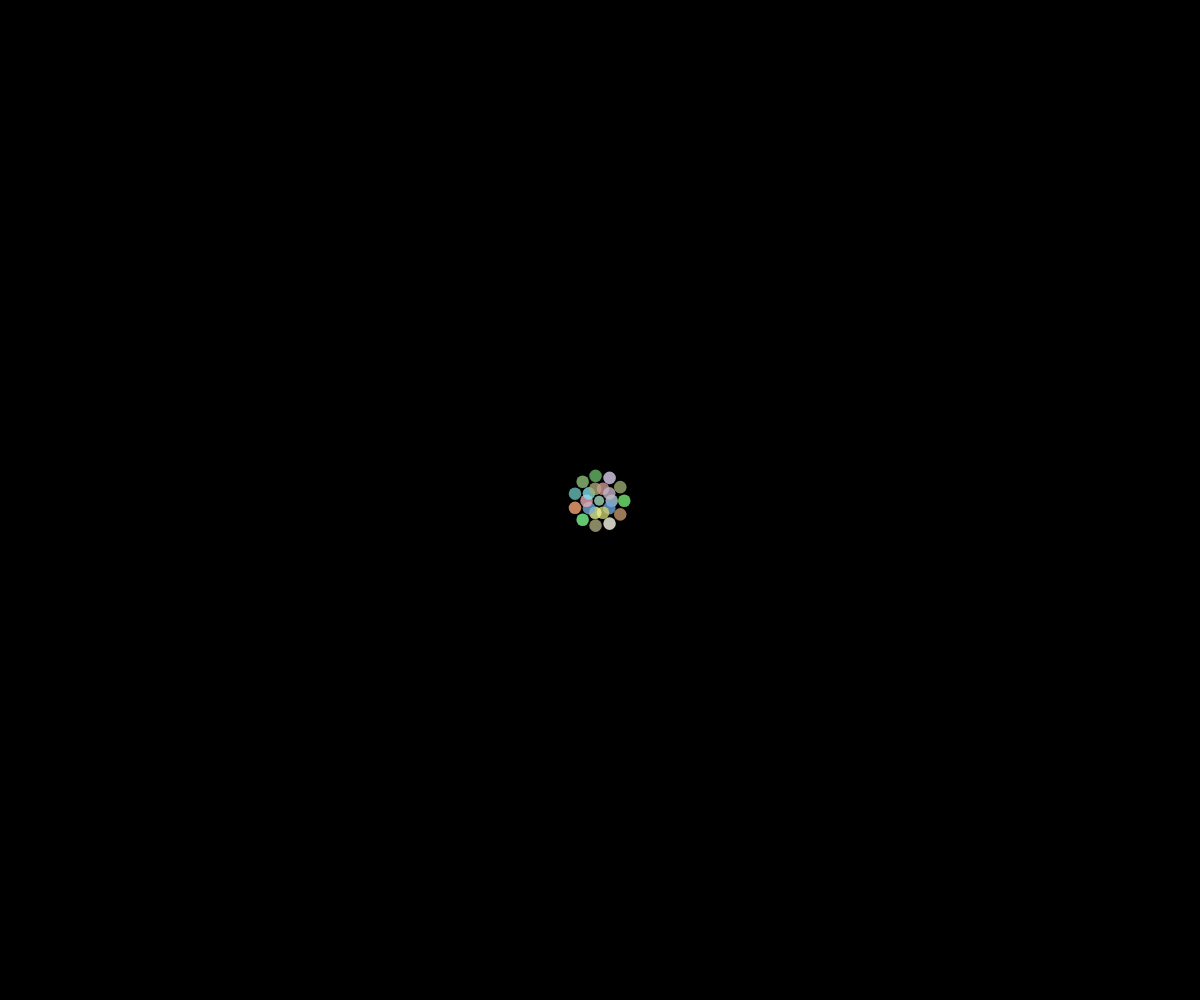
Frame 1 (no input)
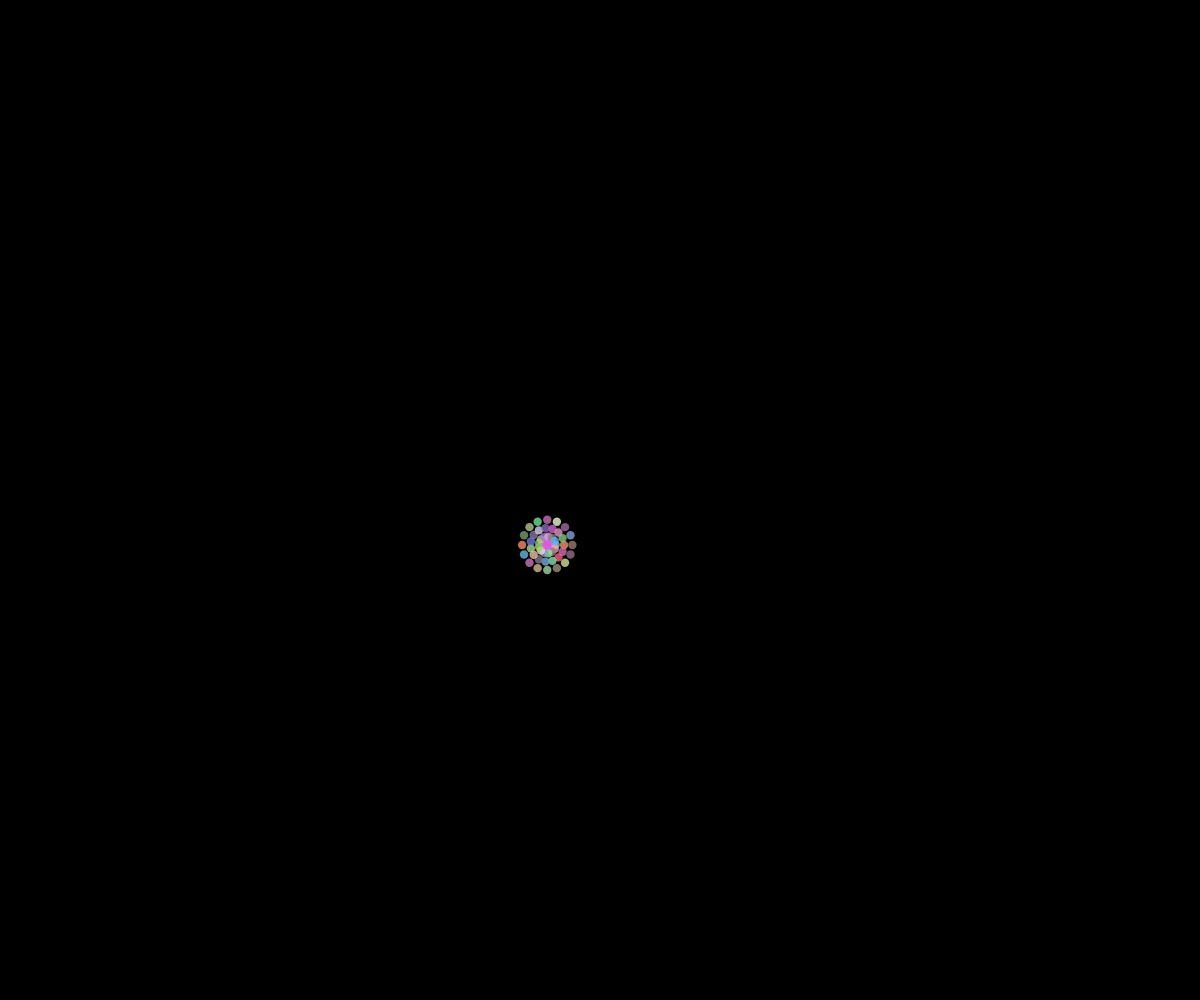
Frame 60 (no input)
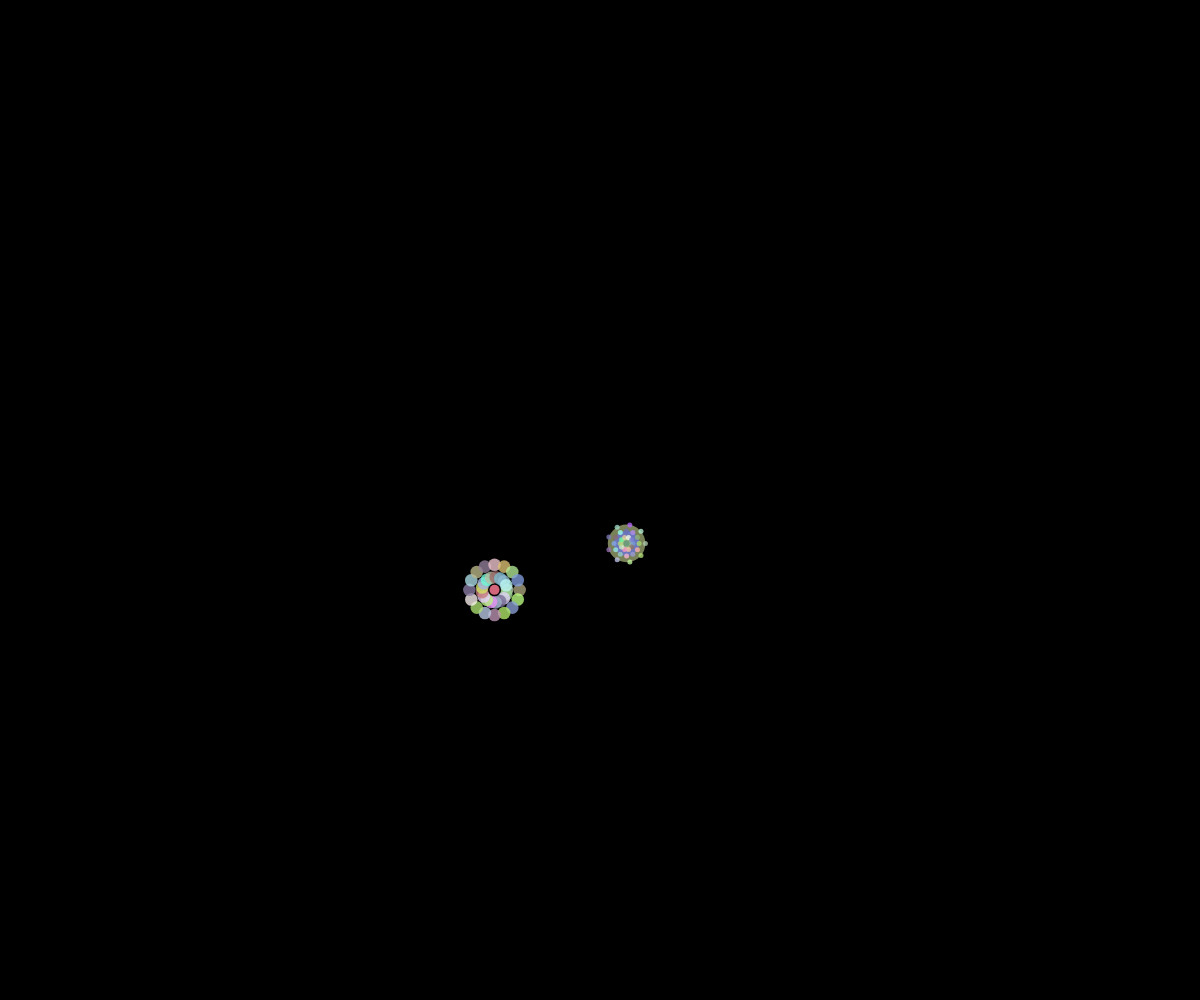
Frame 120 (the mouse pressed at the canvas centre since frame 60)

The p5.js sketch that drew these frames (run headless with seeded random() and noise() and a simulated clock; from frame 60 on, the mouse is pressed at the canvas centre):

// p5.js sketch
// ── sketch.js
/* For my individual component also I started with with referring to the Week 9 Lecture of 
responsive design example for the animation of the circles
Following the same and keeping the existing provided code in the lecture */

//more abourt the code in the readme file

/* This sketch creates animated circles at a time interval of every second that move around the canvas 
and display different patterns (rings, dots, or a combination of both). */


//array for each cirlces(circle of life :p)
let animatedcircles = [];
let interval = 1000; // Time interval (in milliseconds) between automatic circle generation (here it is set to 1 second))
let lastAddedTime = 0; // Stores the last time a new circle was added

function setup() {
  createCanvas(windowWidth, windowHeight);
  animatedcircles.push(
    new patternCircle(width / 2, height / 2, random(16, 64))
  ); // Start with one circle at the center of the canvas
  // Initialize the timer for circle generation
  lastAddedTime = millis();
}


function draw() {
  background(0);

  // Add a new circlePattern at fixed intervals
  if (millis() - lastAddedTime > interval) {
    // Select a random existing ball as the origin
    let parentCircle = random(animatedcircles);
    // Select a random existing circle as the origin for the new circle
    // Create a new circle at the same position as the parent circle with a random size between 10-50 pixels
    animatedcircles.push(new patternCircle(parentCircle.circleXPos, parentCircle.circleYPos, random(16, 64)));
    lastAddedTime = millis(); 
    // Update our timer so we know when to add the next circle
  }

  // For loop to make every circle move and appear on screen
  for (let circlePattern of animatedcircles) {
    circlePattern.move();
    circlePattern.display();
  }
}

//for responsiveness
function windowResized() {
  resizeCanvas(windowWidth, windowHeight);
  for (let circle_Position of animatedcircles) {
    circle_Position.pos.x = constrain(circle_Position.pos.x, circle_Position.r, width - circle_Position.r);
    circle_Position.pos.y = constrain(circle_Position.pos.y, circle_Position.r, height - circle_Position.r);
  }
}

/* Class to create a circle with a specific pattern where each circle 
will have its own position, size, speed, color, and pattern type */
class patternCircle {
  constructor(starterXPos, starterYPos, starterRadius) {
    //Store the circle's starting position
    this.circleXPos = starterXPos;
    this.circleYPos = starterYPos;
    this.circleRadius = starterRadius;
    // Give the circle a random speed (Slower speed)
    this.circle_XSpeed = random(-1.5, 1.5);
    this.circle_YSpeed = random(-1.5, 1.5);
    // Randomly assign a pattern type: 0 = rings, 1 = dots, 2 = rings+dots
    this.patternType = floor(random(3));
    // Randomly assign a colour
    this.color = color(random(255), random(255), random(255));
  }

  // This function updates the circle's position and handles bouncing off walls
  move() {
    this.circleXPos += this.circle_XSpeed;
    this.circleYPos += this.circle_YSpeed;
    
     // Checking if the circle is about to hit the left or right edge of the screen
    if (
      this.circleXPos + this.circle_XSpeed + this.circleRadius / 2 > width ||
      this.circleXPos + this.circle_XSpeed - this.circleRadius / 2 < 0
    ) {
      //bounce off the boundaries
      this.circle_XSpeed *= -1;
    }

    // Checking if the circle is about to hit the top or bottom edge of the screen
    if (
      this.circleYPos + this.circleRadius / 2 > height ||
      this.circleYPos - this.circleRadius / 2 < 0
    ) {
      this.circle_YSpeed *= -1;
    }
  }


  //drawing the circle on the screen with its chosen pattern
  display() {
    noStroke();

    /*push() and pop() create a temporary drawing state
    to move the origin point without affecting other circles*/
    push();
    translate(this.circleXPos, this.circleYPos);

    if (this.patternType === 0) {
      // Concentric Rings
      let rings = floor(random(3, 7)); //number of rings
      for (let i = rings; i > 0; i--) {
        // Each ring gets a random color
        fill(
          random(100, 255),
          random(100, 255),
          random(100, 255),
        );
        circle(0, 0, (this.circleRadius * i) / rings); //draw the circle pattern
      }

/* I had used some help here from my friend from the computer science batch along with some
assitance from ai on figuring our the math for the dots and rings around the circle and 
its positining as this concept was a bit confusing for my independent execution */
    } else if (this.patternType === 1) {
      // circle with dots pattern
      let rings = floor(random(2, 5));

        // Create each ring of dots
      for (let r = 1; r <= rings; r++) {
        let dots = floor(random(8, 18));
        let ringRadius = (this.circleRadius / 2) * (r / rings);
        
      // Place each dot around the circle
        for (let d = 0; d < dots; d++) {
          let angle = (TWO_PI / dots) * d; // TWO_PI is a full circle (360 degrees)
          fill(
            random(100, 255),
            random(100, 255),
            random(100, 255),
            200
          );
          ellipse( // Drawiung the dot at the calculated position uning the cos and sin functions
            ringRadius * cos(angle), // Calculates x position
            ringRadius * sin(angle), // Calculates y position
            this.circleRadius / (rings * 2) //this controls the size of the dots
          );
        }
      }
      fill(random(100, 255), random(100, 255), random(100, 255), 220); //the center dot
      ellipse(0, 0, this.circleRadius / 5);
    } 
    
    else if (this.patternType === 2) { //for the second type of circle pattern following a similar structure from above
      // Combination: Rings + Dots
      let rings = floor(random(3, 6));
      for (let i = rings; i > 0; i--) { //drawing the rings
        // Each ring gets a random color
        fill(
          random(100, 255),
          random(100, 255),
          random(100, 255),
          180 // Added some transparency to the rings for some visual effect
        );
        circle(0, 0, (this.circleRadius * i) / rings);

        //adding dots around the rings
        // The number of dots in each ring is random
        let dots = floor(random(8, 16));
        let ringRadius = (this.circleRadius / 2) * (i / rings); //distance from the center for the current ring
        
        
        for (let d = 0; d < dots; d++) {
          let angle = (TWO_PI / dots) * d;
          fill(
            random(100, 255),
            random(100, 255),
            random(100, 255),
            200
          );
          ellipse(
            ringRadius * cos(angle),
            ringRadius * sin(angle),
            this.circleRadius / (rings * 2.5) //used a slightly smaller size for the dots
          );
        }
      }

      //center circle for the final pattern
      fill(random(100, 255), random(100, 255), random(100, 255), 220);
      ellipse(0, 0, this.circleRadius / 6);
    }
    pop(); // goes back to the initial state 
  }
}
